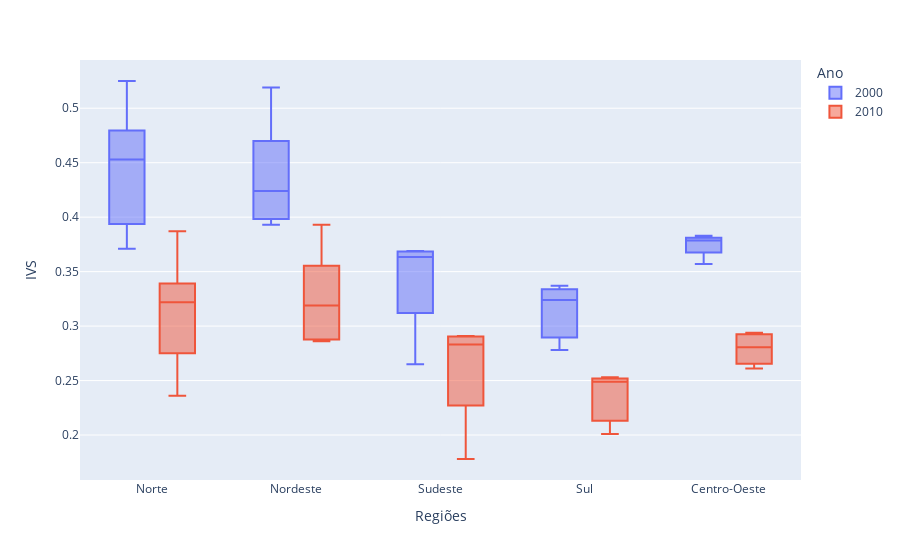

Write notebook code for a chart like this one.
### Code cell
px.box(df, x="Regiões", y="IVS", color="Ano")

### Figure 1 — Plotly figure (JSON) as saved in the notebook; plotly's stock layout.template omitted (floating-point values rounded to 4 significant figures)
{"data": [{"alignmentgroup": "True", "hovertemplate": "Ano=2000<br>Regiões=%{x}<br>IVS=%{y}<extra></extra>", "legendgroup": "2000", "marker": {"color": "#636efa"}, "name": "2000", "notched": false, "offsetgroup": "2000", "orientation": "v", "showlegend": true, "type": "box", "x": ["Norte", "Norte", "Norte", "Norte", "Norte", "Norte", "Norte", "Nordeste", "Nordeste", "Nordeste", "Nordeste", "Nordeste", "Nordeste", "Nordeste", "Nordeste", "Nordeste", "Sudeste", "Sudeste", "Sudeste", "Sudeste", "Sul", "Sul", "Sul", "Centro-Oeste", "Centro-Oeste", "Centro-Oeste", "Centro-Oeste"], "x0": " ", "xaxis": "x", "y": [0.457, 0.487, 0.525, 0.371, 0.408, 0.453, 0.389, 0.518, 0.406, 0.454, 0.4, 0.393, 0.424, 0.519, 0.393, 0.449, 0.369, 0.265, 0.359, 0.368, 0.337, 0.278, 0.324, 0.378, 0.379, 0.357, 0.383], "y0": " ", "yaxis": "y"}, {"alignmentgroup": "True", "hovertemplate": "Ano=2010<br>Regiões=%{x}<br>IVS=%{y}<extra></extra>", "legendgroup": "2010", "marker": {"color": "#EF553B"}, "name": "2010", "notched": false, "offsetgroup": "2010", "orientation": "v", "showlegend": true, "type": "box", "x": ["Norte", "Norte", "Norte", "Norte", "Norte", "Norte", "Norte", "Nordeste", "Nordeste", "Nordeste", "Nordeste", "Nordeste", "Nordeste", "Nordeste", "Nordeste", "Nordeste", "Sudeste", "Sudeste", "Sudeste", "Sudeste", "Sul", "Sul", "Sul", "Centro-Oeste", "Centro-Oeste", "Centro-Oeste", "Centro-Oeste"], "x0": " ", "xaxis": "x", "y": [0.322, 0.339, 0.387, 0.261, 0.317, 0.339, 0.236, 0.372, 0.288, 0.33, 0.292, 0.286, 0.319, 0.393, 0.287, 0.35, 0.276, 0.178, 0.29, 0.291, 0.253, 0.201, 0.249, 0.27, 0.261, 0.291, 0.294], "y0": " ", "yaxis": "y"}], "layout": {"boxmode": "group", "legend": {"title": {"text": "Ano"}, "tracegroupgap": 0}, "margin": {"t": 60}, "xaxis": {"anchor": "y", "domain": [0, 1], "title": {"text": "Regiões"}}, "yaxis": {"anchor": "x", "domain": [0, 1], "title": {"text": "IVS"}}}}
